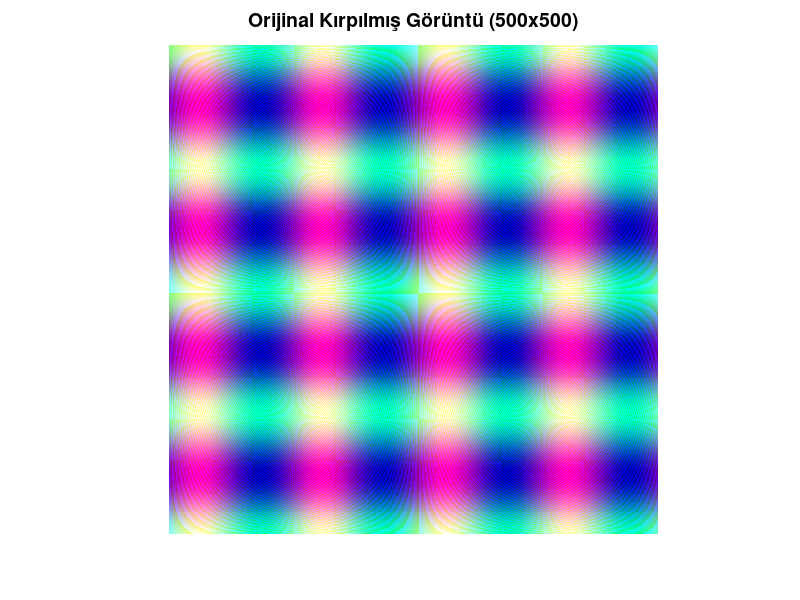
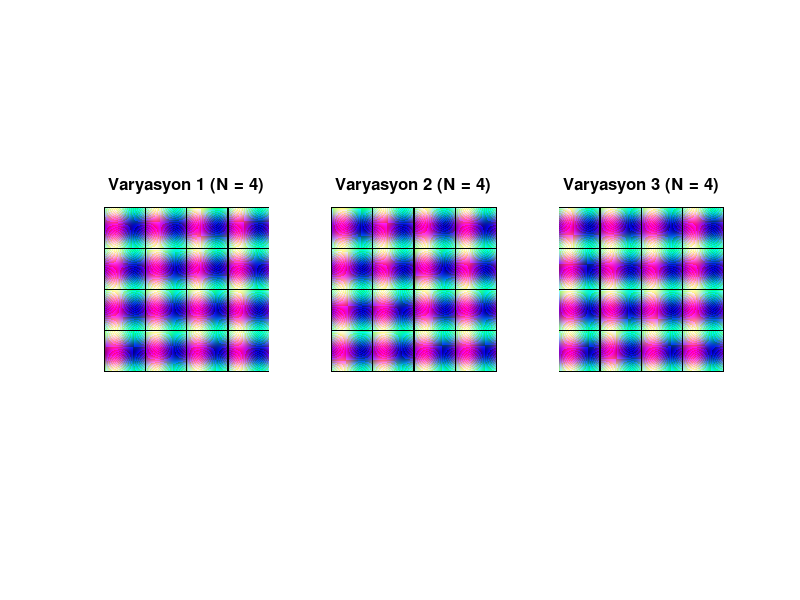

Write MATLAB code to recreate these figures, in order.
% =========================================================================
% Script Name: puzzle_generator.m
% Description: Kare bir RGB resmi merkezden kırparak NxN boyutunda 
%              rastgele karıştırılmış bulmaca varyasyonları oluşturur.
% Author: Antigravity (Görüntü İşleme ve Algoritma Uzmanı)
% Compatibility: MATLAB & GNU Octave
% =========================================================================

% 1. Kullanıcı Ayarları
N = 4; % Bulmaca grid boyutu (N=3 için 9 parça, N=4 için 16 parça)
border_size = 2; % Parçaların belli olması için eklenecek siyah çerçevenin kalınlığı (piksel)

% 2. Görüntüyü Okuma veya Yakalama
% Eğer bir önceki "math_artist" scripti çalıştırıldıysa workspace'deki
% RGB_img değişkenini kullan, yoksa dahili/sentetik bir resim yükle.
if exist('RGB_img', 'var')
    I = RGB_img;
    % Resim [0, 1] double formatındaysa 8-bit'e çevirmek görsel işlemeyi kolaylaştırabilir, 
    % ancak double olarak da bırakabiliriz. Orijinal formunu saklıyoruz.
else
    try
        I = imread('peppers.png'); % Matlab/Octave standart test görüntüsü
    catch
        % Görüntü paketi yoksa sentetik test matrisi oluştur
        [x_grid, y_grid] = meshgrid(1:500, 1:500);
        I = cat(3, sin(x_grid/20), cos(y_grid/20), mod(x_grid.*y_grid, 255)/255);
        I = (I+1)/2; 
    end
end

% 3. Kare Yapma (Merkezden Kırpma / Center Cropping)
[rows, cols, channels] = size(I);
min_dim = min(rows, cols);

% İşlemin tam merkezden yapılabilmesi için başlangıç noktalarını buluyoruz
start_row = floor((rows - min_dim) / 2) + 1;
start_col = floor((cols - min_dim) / 2) + 1;

% Orijinal resmi kusursuz bir kareye daralt
I_square = I(start_row : start_row + min_dim - 1, ...
             start_col : start_col + min_dim - 1, :);

% N x N'e bölünebilmesi için artık pikselleri atıyoruz
piece_size = floor(min_dim / N);
actual_dim = piece_size * N;
I_square = I_square(1:actual_dim, 1:actual_dim, :);

% 4. Parçalama İşlemi (Image Slicing)
% mat2cell: Görüntü matrisini hücre (cell array) dizisine çevirecek özel vektörize komut
dist_array_r = repmat(piece_size, 1, N); % [s s s...] matris satır dağılımı
dist_array_c = repmat(piece_size, 1, N); % [s s s...] matris sütun dağılımı
pieces = mat2cell(I_square, dist_array_r, dist_array_c, channels); % N x N boyutunda cell array

% Parçaların etrafına sınır (border) çizgi çekme
% N sayısı her zaman ufak olacağı için (3, 4 vb) ufak loop performansı etkilemez
for r = 1:N
    for c = 1:N
        slice = pieces{r, c};
        % Parçaların kenarlarını siyaha (0) boya
        slice(1:border_size, :, :) = 0; % Üst kenar
        slice(end-border_size+1:end, :, :) = 0; % Alt kenar
        slice(:, 1:border_size, :) = 0; % Sol kenar
        slice(:, end-border_size+1:end, :) = 0; % Sağ kenar
        pieces{r, c} = slice; 
    end
end

% 5. Rastgele Dağıtım (Shuffling)
pieces_flat = pieces(:); % NxN'lik matrisi N^2 uzunluğunda düz bir vektöre (sütun formatı) çevir
num_pieces = N * N;

% 3 farklı "randperm" sırası (indeks dizilimi) elde etme
idx_var1 = randperm(num_pieces);
idx_var2 = randperm(num_pieces);
idx_var3 = randperm(num_pieces);

% Düz haldeki cell alanını rastgele indekslerine göre çekip, geri N x N matris formuna bükmek
puzzle1_cells = reshape(pieces_flat(idx_var1), N, N);
puzzle2_cells = reshape(pieces_flat(idx_var2), N, N);
puzzle3_cells = reshape(pieces_flat(idx_var3), N, N);

% 6. Bulmacayı Birleştirme (Cell Array'i geri Matrise Dönüştürmek)
% cell2mat: Hücreleri tek parça bir imaj yapısına pürüzsüzce birleştirir
img_var1 = cell2mat(puzzle1_cells);
img_var2 = cell2mat(puzzle2_cells);
img_var3 = cell2mat(puzzle3_cells);

% 7. Görselleştirme (Visualization)
% Orijinal Kare Görüntü
figure('Name', 'Orijinal Görüntü (Karelenmiş)');
% Octave uyumluluğu gözetilerek alternatif çizim
if ismatrix(I_square) || ndims(I_square) == 3
    image(I_square); 
else 
    imshow(I_square); 
end
axis image off;
title(['Orijinal Kırpılmış Görüntü (' num2str(actual_dim) 'x' num2str(actual_dim) ')'], 'FontSize', 14);

% Bulmaca Varyasyonları
figure('Name', 'Bulmaca Varyasyonları', 'Position', [100, 100, 1500, 500]);

% Birinci Varyasyon
subplot(1, 3, 1);
image(img_var1);
axis image off;
title(['Varyasyon 1 (N = ' num2str(N) ')'], 'FontSize', 12, 'FontWeight', 'bold');

% İkinci Varyasyon
subplot(1, 3, 2);
image(img_var2);
axis image off;
title(['Varyasyon 2 (N = ' num2str(N) ')'], 'FontSize', 12, 'FontWeight', 'bold');

% Üçüncü Varyasyon
subplot(1, 3, 3);
image(img_var3);
axis image off;
title(['Varyasyon 3 (N = ' num2str(N) ')'], 'FontSize', 12, 'FontWeight', 'bold');
